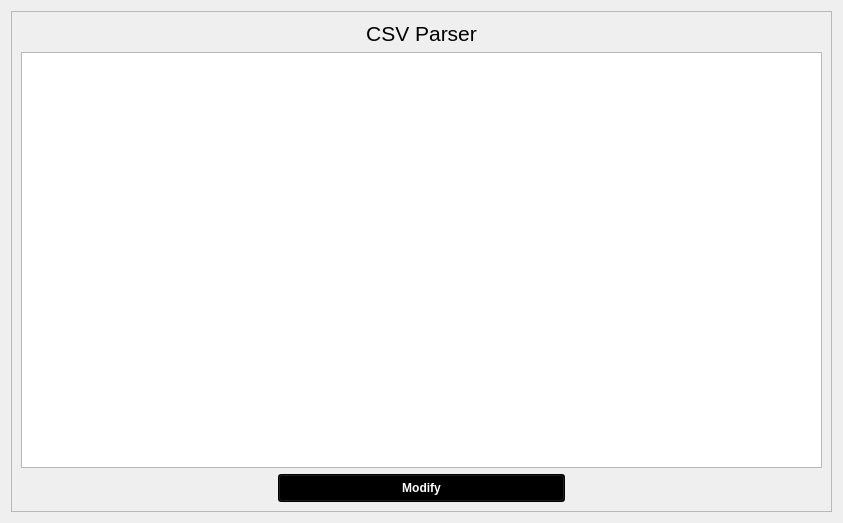
      <widget class="QWidget" name="CsvParser">
       <attribute name="title">
        <string>CSV parser</string>
       </attribute>
       <layout class="QGridLayout" name="gridLayout_6">
        <item row="0" column="0">
         <widget class="QFrame" name="frame_7">
          <property name="minimumSize">
           <size>
            <width>821</width>
            <height>501</height>
           </size>
          </property>
          <property name="frameShape">
           <enum>QFrame::StyledPanel</enum>
          </property>
          <property name="frameShadow">
           <enum>QFrame::Raised</enum>
          </property>
          <layout class="QVBoxLayout" name="verticalLayout_22">
           <item>
            <widget class="QLabel" name="label_29">
             <property name="font">
              <font>
               <pointsize>16</pointsize>
              </font>
             </property>
             <property name="text">
              <string>CSV Parser</string>
             </property>
             <property name="alignment">
              <set>Qt::AlignCenter</set>
             </property>
            </widget>
           </item>
           <item>
            <widget class="QTableWidget" name="tableWidget_3"/>
           </item>
           <item alignment="Qt::AlignHCenter">
            <widget class="QPushButton" name="KeywordBrowse_4">
             <property name="minimumSize">
              <size>
               <width>287</width>
               <height>28</height>
              </size>
             </property>
             <property name="maximumSize">
              <size>
               <width>287</width>
               <height>16777215</height>
              </size>
             </property>
             <property name="font">
              <font>
               <pointsize>9</pointsize>
               <weight>75</weight>
               <bold>true</bold>
              </font>
             </property>
             <property name="styleSheet">
              <string notr="true">QPushButton{

background-color:black;
color:white;

}</string>
             </property>
             <property name="text">
              <string>Modify</string>
             </property>
            </widget>
           </item>
          </layout>
         </widget>
        </item>
       </layout>
      </widget>
